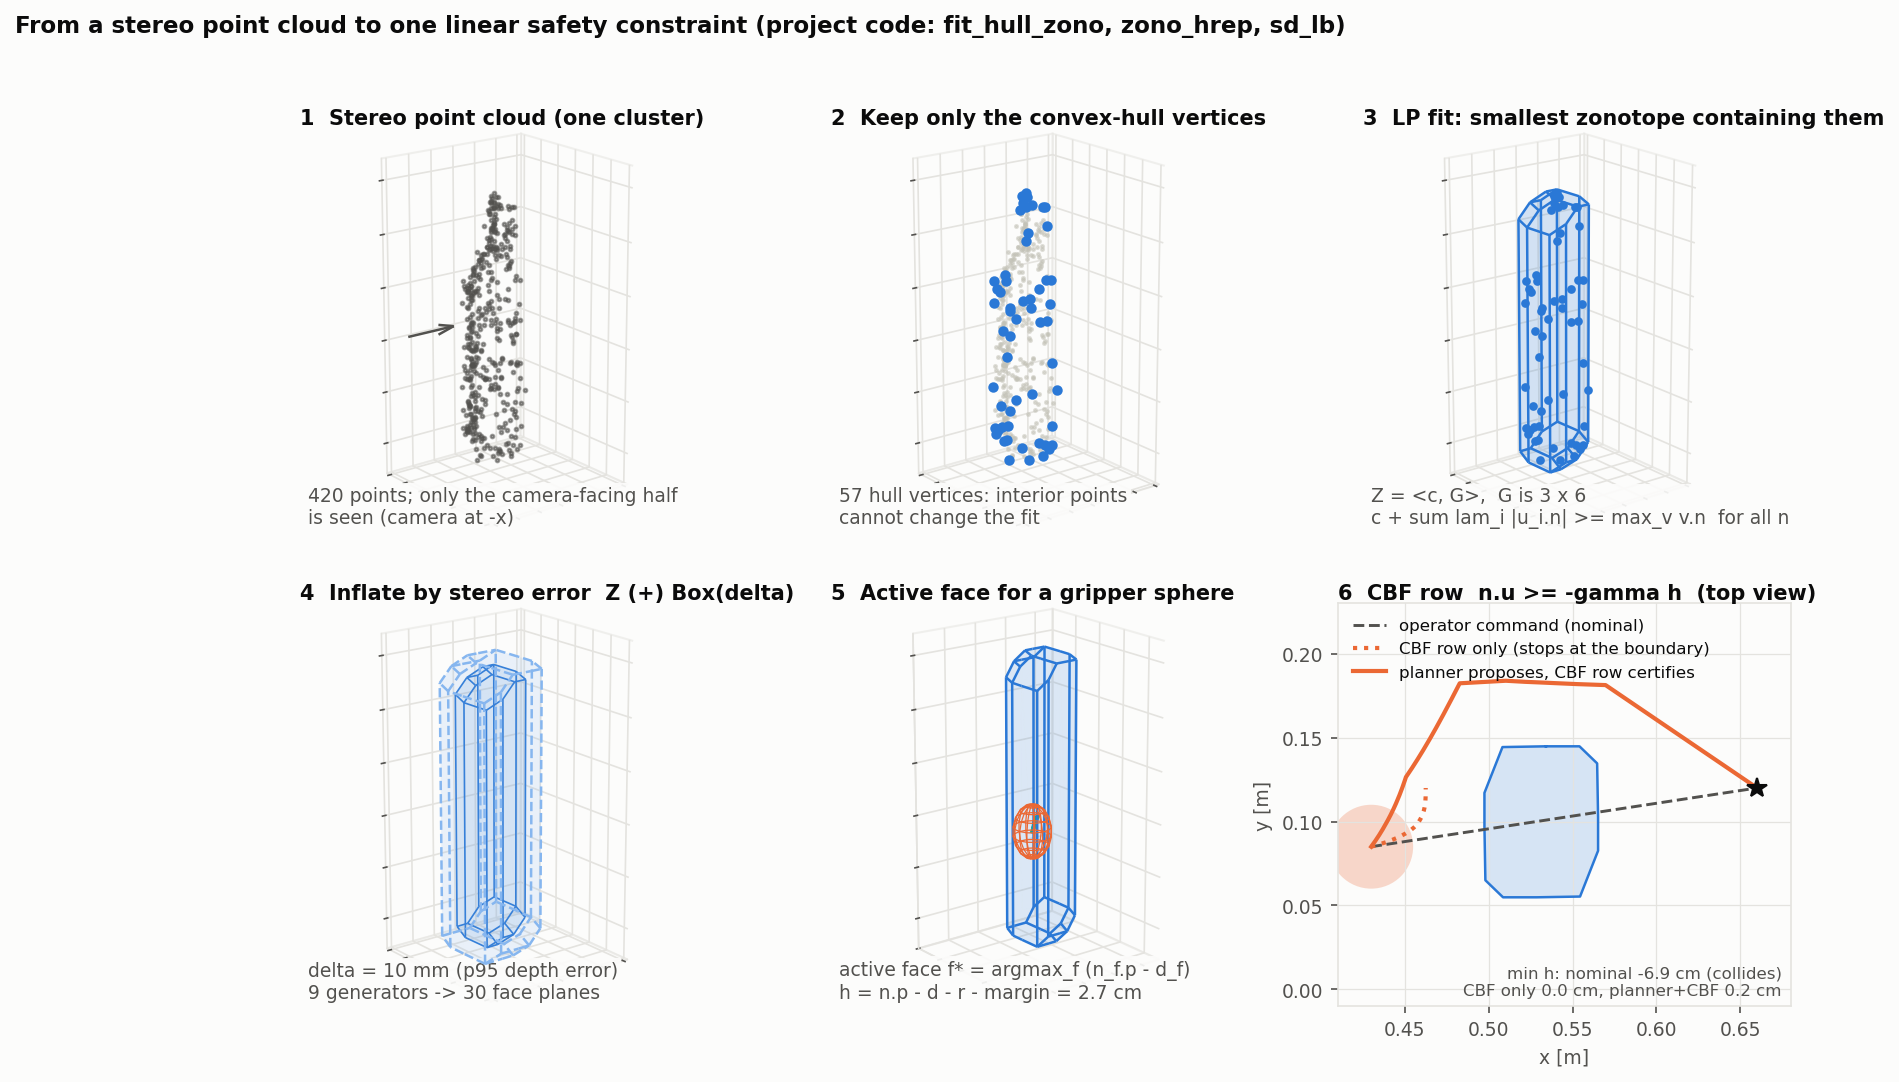

The script that saved this image:
"""zono_explainer.py -- figure + video explaining point cloud -> zonotope -> faces -> CBF row, using the project's own code.
SIMULATION / SYNTHETIC DATA ONLY.  Outputs: zono_explainer.png, zono_cbf.mp4 (next to this file)."""
import itertools
import math
from pathlib import Path

import numpy as np
import matplotlib
matplotlib.use("Agg")
import matplotlib.pyplot as plt
from matplotlib import animation
from mpl_toolkits.mplot3d.art3d import Poly3DCollection, Line3DCollection
from scipy.spatial import ConvexHull

from world_model.v2.perception_zono.fit import fit_hull_zono, inflate
from world_model.v2.house.zono_rows.zono_hrep import zono_hrep, sd_lb

OUT = Path(__file__).resolve().parent
SURF, INK, INK2, GRID = "#fcfcfb", "#0b0b0b", "#52514e", "#e4e3df"
BLUE, ORANGE, GREEN, BLUE_LT = "#2a78d6", "#eb6834", "#1baf7a", "#86b6ef"
plt.rcParams.update({"figure.facecolor": SURF, "axes.facecolor": SURF, "savefig.facecolor": SURF, "text.color": INK,
                     "axes.labelcolor": INK2, "xtick.color": INK2, "ytick.color": INK2, "axes.edgecolor": GRID,
                     "font.size": 9, "axes.titlesize": 10, "axes.titleweight": "bold"})
rng = np.random.default_rng(3)

# ---------------------------------------------------------------- 1. a partial-view stereo cloud of a bottle (camera at -x)
def bottle_cloud(n=420):
    pts = []
    while len(pts) < n:
        th = rng.uniform(np.deg2rad(105), np.deg2rad(255))            # only the camera-facing half is seen
        z = rng.uniform(0.0, 0.24)
        r = 0.036 if z < 0.16 else 0.036 - (z - 0.16) / 0.04 * 0.022 if z < 0.20 else 0.014
        p = np.array([0.55 + r * math.cos(th), 0.10 + r * math.sin(th), 0.75 + z])
        p[0] += rng.normal(0, 0.003)                                  # stereo error mostly along the view ray (x)
        pts.append(p)
    return np.array(pts)

P = bottle_cloud()
hull = ConvexHull(P)
V = P[hull.vertices]
Z = fit_hull_zono(P, order=2)                                         # the project's LP fit (17 candidate dirs -> <= 6 gens)
DELTA = 0.010                                                         # measured stereo p95 error at this range [m]
Zi = inflate(Z, DELTA)
H = zono_hrep(Zi.c, Zi.G)


def zono_edges(c, G):
    """vertex set of <c,G> -> convex hull -> edges between non-coplanar faces (clean wireframe) + triangles."""
    S = np.array(list(itertools.product([-1.0, 1.0], repeat=G.shape[1])))
    X = c[None] + S @ G.T
    h = ConvexHull(X)
    tri = X[h.simplices]
    nrm = h.equations[:, :3]
    edge_tris = {}
    for t, s in enumerate(h.simplices):
        for a, b in ((s[0], s[1]), (s[1], s[2]), (s[0], s[2])):
            edge_tris.setdefault(tuple(sorted((a, b))), []).append(t)
    E = [X[list(e)] for e, ts in edge_tris.items() if len(ts) == 2 and nrm[ts[0]] @ nrm[ts[1]] < 0.999]
    return tri, np.array(E)


def style3d(ax, title):
    ax.set_title(title, loc="left", pad=2)
    ax.set_xlim(0.47, 0.63); ax.set_ylim(0.02, 0.18); ax.set_zlim(0.72, 1.02)
    ax.set_box_aspect((1, 1, 1.9))
    ax.view_init(elev=18, azim=-128)
    for a in (ax.xaxis, ax.yaxis, ax.zaxis):
        a.pane.set_facecolor(SURF); a.pane.set_edgecolor(GRID); a._axinfo["grid"]["color"] = GRID
    ax.set_xticklabels([]); ax.set_yticklabels([]); ax.set_zticklabels([])


def draw_zono(ax, z, color, ls="-", alpha=0.10, lw=1.2):
    tri, E = zono_edges(z.c, z.G)
    ax.add_collection3d(Poly3DCollection(tri, facecolor=color, alpha=alpha, edgecolor="none"))
    ax.add_collection3d(Line3DCollection(E, colors=color, linewidths=lw, linestyles=ls))


# ---------------------------------------------------------------- the 6-panel figure
fig = plt.figure(figsize=(13.5, 7.6))
gs = fig.add_gridspec(2, 3, hspace=0.18, wspace=0.05)

ax = fig.add_subplot(gs[0, 0], projection="3d"); style3d(ax, "1  Stereo point cloud (one cluster)")
ax.scatter(*P.T, s=3, c=INK2, alpha=0.55, depthshade=False)
ax.quiver(0.44, 0.10, 0.88, 0.05, 0, 0, color=INK2, arrow_length_ratio=0.35, lw=1.2)
ax.text2D(0.02, 0.02, f"{len(P)} points; only the camera-facing half\nis seen (camera at -x)", transform=ax.transAxes, color=INK2, bbox=dict(facecolor=SURF, edgecolor='none', alpha=0.92, pad=1.5))

ax = fig.add_subplot(gs[0, 1], projection="3d"); style3d(ax, "2  Keep only the convex-hull vertices")
ax.scatter(*P.T, s=2, c="#c3c2b7", alpha=0.5, depthshade=False)
ax.scatter(*V.T, s=16, c=BLUE, depthshade=False)
ax.text2D(0.02, 0.02, f"{len(V)} hull vertices: interior points\ncannot change the fit", transform=ax.transAxes, color=INK2, bbox=dict(facecolor=SURF, edgecolor='none', alpha=0.92, pad=1.5))

ax = fig.add_subplot(gs[0, 2], projection="3d"); style3d(ax, "3  LP fit: smallest zonotope containing them")
ax.scatter(*V.T, s=10, c=BLUE, depthshade=False)
draw_zono(ax, Z, BLUE)
ax.text2D(0.02, 0.02, f"Z = <c, G>,  G is 3 x {Z.G.shape[1]}\nc + sum lam_i |u_i.n| >= max_v v.n  for all n", transform=ax.transAxes, color=INK2, bbox=dict(facecolor=SURF, edgecolor='none', alpha=0.92, pad=1.5))

ax = fig.add_subplot(gs[1, 0], projection="3d"); style3d(ax, "4  Inflate by stereo error  Z (+) Box(delta)")
draw_zono(ax, Z, BLUE, alpha=0.06, lw=0.8)
draw_zono(ax, Zi, BLUE_LT, ls="--", alpha=0.08, lw=1.2)
ax.text2D(0.02, 0.02, f"delta = {DELTA*1000:.0f} mm (p95 depth error)\n{Zi.G.shape[1]} generators -> {len(H.N)} face planes", transform=ax.transAxes, color=INK2, bbox=dict(facecolor=SURF, edgecolor='none', alpha=0.92, pad=1.5))

# panel 5: active face for a gripper sphere
p_s, r_s, margin = np.array([0.455, 0.020, 0.86]), 0.025, 0.01
sd, act = sd_lb(H, p_s[None], return_active=True)
sd, act = float(np.ravel(sd)[0]), int(np.ravel(act)[0])
n_a, d_a = H.N[act], H.d[act]
h_val = n_a @ p_s - d_a - r_s - margin
ax = fig.add_subplot(gs[1, 1], projection="3d"); style3d(ax, "5  Active face for a gripper sphere")
ax.set_xlim(0.40, 0.63); ax.set_ylim(-0.03, 0.20)
draw_zono(ax, Zi, BLUE, alpha=0.08)
foot = p_s - (n_a @ p_s - d_a) * n_a
ax.plot(*np.c_[p_s, foot], color=GREEN, lw=2)
ax.quiver(*foot, *(0.05 * n_a), color=GREEN, lw=2, arrow_length_ratio=0.3)
u, v = np.mgrid[0:2 * np.pi:16j, 0:np.pi:10j]
ax.plot_wireframe(p_s[0] + r_s * np.cos(u) * np.sin(v), p_s[1] + r_s * np.sin(u) * np.sin(v), p_s[2] + r_s * np.cos(v), color=ORANGE, lw=0.6)
ax.text2D(0.02, 0.02, f"active face f* = argmax_f (n_f.p - d_f)\nh = n.p - d - r - margin = {h_val*100:.1f} cm", transform=ax.transAxes, color=INK2, bbox=dict(facecolor=SURF, edgecolor='none', alpha=0.92, pad=1.5))

# panel 6: top view, CBF keeps the sphere outside (closed-form single-row projection, as in the base/arm rows)
GAMMA, DT, SPEED = 4.0, 0.01, 0.25
goal = np.array([0.66, 0.12])
WAY = np.array([0.53, 0.185])
def rollout(filtered, plan=False):
    p = np.array([0.43, 0.085]); traj, hs, acts = [p.copy()], [], []
    tgt = WAY if plan else goal
    for _ in range(700):
        if plan and np.linalg.norm(WAY - p) < 0.02:
            tgt = goal
        u_nom = tgt - p; u_nom = SPEED * u_nom / max(np.linalg.norm(u_nom), 1e-9)
        q = np.array([p[0], p[1], 0.86])
        _, a = sd_lb(H, q[None], return_active=True); a = int(np.ravel(a)[0])
        n3, d = H.N[a], H.d[a]; n = n3[:2]
        h = n3 @ q - d - r_s - margin
        u = u_nom.copy()
        if filtered and n @ u_nom < -GAMMA * h:                       # row: n.u >= -gamma h   (project onto the half-plane)
            u = u_nom + (-GAMMA * h - n @ u_nom) * n / (n @ n)
        p = p + DT * u; traj.append(p.copy()); hs.append(h); acts.append(a)
        if np.linalg.norm(goal - p) < 0.004:
            break
    return np.array(traj), np.array(hs), acts

T_raw, h_raw, _ = rollout(False)
T_stop, h_stop, _ = rollout(True)
T_cbf, h_cbf, acts_cbf = rollout(True, plan=True)
ax = fig.add_subplot(gs[1, 2]); ax.set_title("6  CBF row  n.u >= -gamma h  (top view)", loc="left", pad=2)
S = np.array(list(itertools.product([-1.0, 1.0], repeat=Zi.G.shape[1])))
XY = (Zi.c[None] + S @ Zi.G.T)[:, :2]; hh = ConvexHull(XY)
ax.fill(*XY[hh.vertices].T, color=BLUE, alpha=0.18, lw=0); ax.plot(*np.r_[XY[hh.vertices], XY[hh.vertices[:1]]].T, color=BLUE, lw=1.2)
ax.plot(*T_raw.T, color=INK2, ls="--", lw=1.4, label="operator command (nominal)")
ax.plot(*T_stop.T, color=ORANGE, ls=":", lw=2, label="CBF row only (stops at the boundary)")
ax.plot(*T_cbf.T, color=ORANGE, lw=2, label="planner proposes, CBF row certifies")
ax.add_patch(plt.Circle(T_cbf[0], r_s, color=ORANGE, alpha=0.25, lw=0))
ax.plot(*goal, marker="*", ms=10, color=INK)
ax.set_aspect("equal"); ax.set_xlim(0.41, 0.68); ax.set_ylim(-0.01, 0.23)
ax.legend(loc="upper left", frameon=False, fontsize=8); ax.grid(color=GRID, lw=0.6)
ax.set_xlabel("x [m]"); ax.set_ylabel("y [m]")
ax.text(0.98, 0.02, f"min h: nominal {h_raw.min()*100:.1f} cm (collides)\nCBF only {h_stop.min()*100:.1f} cm, planner+CBF {h_cbf.min()*100:.1f} cm", transform=ax.transAxes,
        ha="right", va="bottom", color=INK2, fontsize=8)
fig.suptitle("From a stereo point cloud to one linear safety constraint (project code: fit_hull_zono, zono_hrep, sd_lb)",
             x=0.01, ha="left", fontsize=11, fontweight="bold")
fig.savefig(OUT / "zono_explainer.png", dpi=150, bbox_inches="tight")
print("png", OUT / "zono_explainer.png", "gens", Z.G.shape[1], Zi.G.shape[1], "faces", len(H.N), "hull", len(V),
      "h_raw_min", round(h_raw.min(), 4), "h_cbf_min", round(h_cbf.min(), 4))

# ---------------------------------------------------------------- video: top view of the CBF at work, with h(t)
fig2, (axA, axB) = plt.subplots(1, 2, figsize=(10, 4.4), gridspec_kw=dict(width_ratios=[1.25, 1]))
axA.fill(*XY[hh.vertices].T, color=BLUE, alpha=0.18, lw=0); axA.plot(*np.r_[XY[hh.vertices], XY[hh.vertices[:1]]].T, color=BLUE, lw=1.2)
axA.plot(*T_raw.T, color=INK2, ls="--", lw=1.0, label="nominal (straight to goal)"); axA.plot(*goal, marker="*", ms=10, color=INK)
axA.set_aspect("equal"); axA.set_xlim(0.41, 0.68); axA.set_ylim(-0.01, 0.23)
axA.plot(*T_stop.T, color=ORANGE, ls=':', lw=1.2, label='CBF only (stalls)'); axA.grid(color=GRID, lw=0.6)
axA.set_title("Gripper sphere vs. inflated bottle zonotope (top view)", loc="left")
trail, = axA.plot([], [], color=ORANGE, lw=2, label="planner + CBF")
disc = plt.Circle((0, 0), r_s, color=ORANGE, alpha=0.35, lw=0); axA.add_patch(disc)
face_ln, = axA.plot([], [], color=GREEN, lw=3, label="active face")
q_nom = axA.quiver([0], [0], [0], [0], color=INK2, scale=1.2, width=0.006)
q_cbf = axA.quiver([0], [0], [0], [0], color=ORANGE, scale=1.2, width=0.008)
txt = axA.text(0.02, 0.98, "", transform=axA.transAxes, va="top", fontsize=8, color=INK, family="monospace")
axA.legend(loc="lower right", frameon=False, fontsize=8)
t_ax = np.arange(len(h_cbf)) * DT
axB.axhline(0, color=INK2, lw=0.8); axB.plot(np.arange(len(h_raw)) * DT, np.array(h_raw) * 100, color=INK2, ls="--", lw=1, label="nominal")
axB.plot(np.arange(len(h_stop)) * DT, np.array(h_stop) * 100, color=ORANGE, ls=":", lw=1.2, label="CBF only")
hl, = axB.plot([], [], color=ORANGE, lw=2, label="planner + CBF"); axB.set_xlim(0, max(len(h_raw), len(h_cbf)) * DT)
axB.set_ylim(min(h_raw.min(), 0) * 100 - 1, max(h_cbf.max(), h_raw.max()) * 100 + 1); axB.grid(color=GRID, lw=0.6)
axB.set_title("Barrier h(t) = n.p - d - r - margin  [cm]", loc="left"); axB.set_xlabel("time [s]"); axB.legend(frameon=False, fontsize=8)

def frame(i):
    p = T_cbf[min(i, len(T_cbf) - 1)]; disc.center = tuple(p); trail.set_data(*T_cbf[:i + 1].T)
    k = min(i, len(acts_cbf) - 1); a = acts_cbf[k]; n3, d = H.N[a], H.d[a]
    t = np.array([-n3[1], n3[0]]); foot = p - (n3[:2] @ p + n3[2] * 0.86 - d) * n3[:2]
    face_ln.set_data(*np.c_[foot - 0.03 * t, foot + 0.03 * t])
    u_nom = goal - p; u_nom = SPEED * u_nom / max(np.linalg.norm(u_nom), 1e-9)
    u = (T_cbf[min(i + 1, len(T_cbf) - 1)] - p) / DT
    q_nom.set_offsets([p]); q_nom.set_UVC([u_nom[0]], [u_nom[1]]); q_cbf.set_offsets([p]); q_cbf.set_UVC([u[0]], [u[1]])
    h = h_cbf[k]; lhs = n3[:2] @ u_nom
    txt.set_text(f"face f*={a:2d}  n=({n3[0]:+.2f},{n3[1]:+.2f})\nh = {h*100:5.1f} cm\n"
                 f"row: n.u >= -gamma h = {-GAMMA*h:+.3f}\nnominal n.u = {lhs:+.3f}  "
                 + ("ACTIVE -> projected" if lhs < -GAMMA * h else "inactive"))
    hl.set_data(t_ax[:k + 1], h_cbf[:k + 1] * 100)
    return trail, disc, face_ln, q_nom, q_cbf, txt, hl

anim = animation.FuncAnimation(fig2, frame, frames=range(0, len(T_cbf), 1), blit=False)
anim.save(OUT / "zono_cbf.mp4", writer=animation.FFMpegWriter(fps=15, bitrate=2400), dpi=130)
print("mp4", OUT / "zono_cbf.mp4", "frames", len(T_cbf) // 2)
